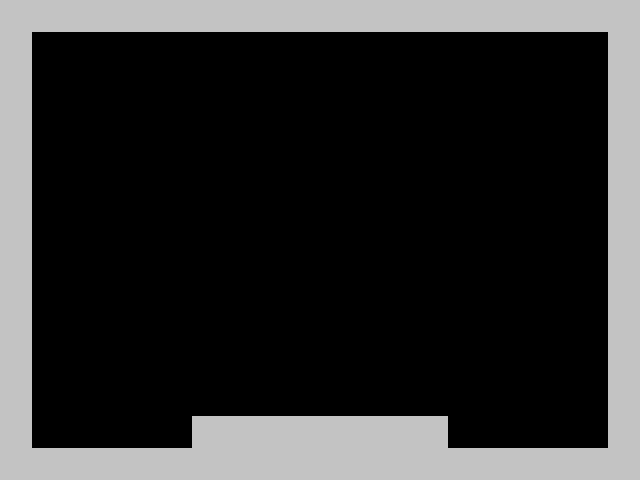

This is a level from a 2D game, rendered from its Tiled map with the project's own tilesets. A one-line summary and the complete map file follow:
An orthogonal 20x15 tile map with 32x32 px tiles, 1 tile layer (Tile Layer 1).

<map version="1.0" tiledversion="1.1.6" orientation="orthogonal" renderorder="right-down" width="20" height="15" tilewidth="32" tileheight="32" infinite="0" nextobjectid="1">
 <tileset firstgid="1" name="tileset" tilewidth="32" tileheight="32" tilecount="1" columns="1">
  <image source="Tileset.png" width="32" height="32" />
  <tile id="0">
   <properties>
    <property name="bottom" value="true" />
    <property name="left" value="true" />
    <property name="right" value="true" />
    <property name="top" value="true" />
   </properties>
  </tile>
 </tileset>
 <layer name="Tile Layer 1" width="20" height="15">
  <data encoding="csv">
1,1,1,1,1,1,1,1,1,1,1,1,1,1,1,1,1,1,1,1,
1,0,0,0,0,0,0,0,0,0,0,0,0,0,0,0,0,0,0,1,
1,0,0,0,0,0,0,0,0,0,0,0,0,0,0,0,0,0,0,1,
1,0,0,0,0,0,0,0,0,0,0,0,0,0,0,0,0,0,0,1,
1,0,0,0,0,0,0,0,0,0,0,0,0,0,0,0,0,0,0,1,
1,0,0,0,0,0,0,0,0,0,0,0,0,0,0,0,0,0,0,1,
1,0,0,0,0,0,0,0,0,0,0,0,0,0,0,0,0,0,0,1,
1,0,0,0,0,0,0,0,0,0,0,0,0,0,0,0,0,0,0,1,
1,0,0,0,0,0,0,0,0,0,0,0,0,0,0,0,0,0,0,1,
1,0,0,0,0,0,0,0,0,0,0,0,0,0,0,0,0,0,0,1,
1,0,0,0,0,0,0,0,0,0,0,0,0,0,0,0,0,0,0,1,
1,0,0,0,0,0,0,0,0,0,0,0,0,0,0,0,0,0,0,1,
1,0,0,0,0,0,0,0,0,0,0,0,0,0,0,0,0,0,0,1,
1,0,0,0,0,0,1,1,1,1,1,1,1,1,0,0,0,0,0,1,
1,1,1,1,1,1,1,1,1,1,1,1,1,1,1,1,1,1,1,1
</data>
 </layer>
</map>
